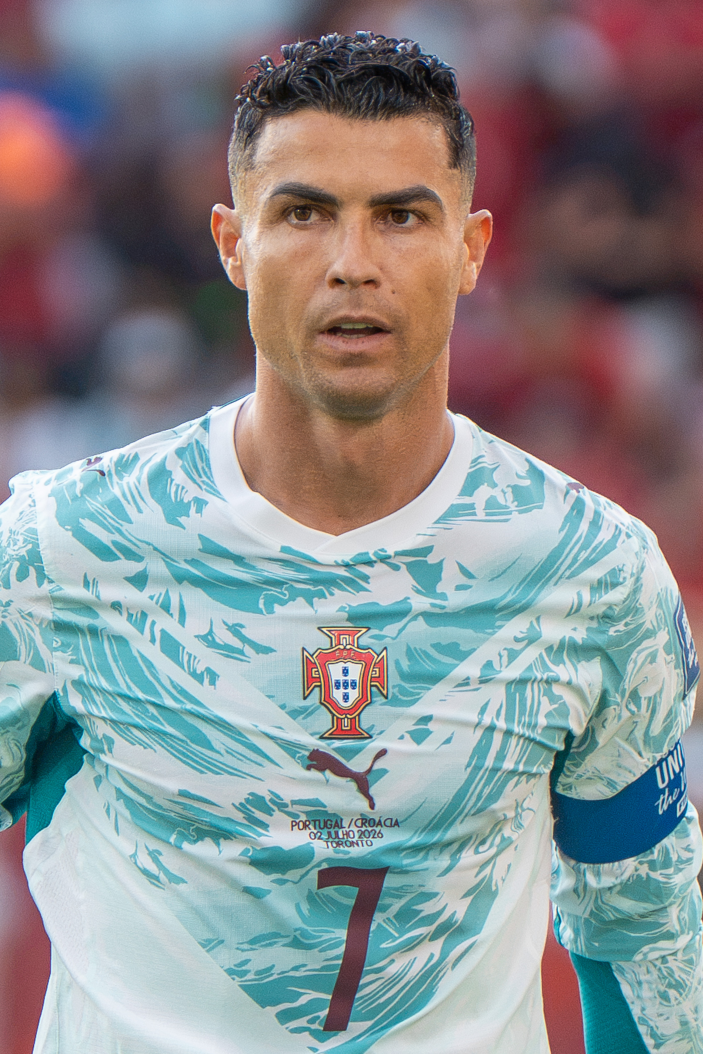
#> input picture notebooks_JuanDavidCorrea/imagen.jpg, 2812 x 4215 px, given in place of the camera (shown at 1/4 size)
$ jupyter execute --allow-errors 05_rl_autoreconocimiento_rostro.ipynb   (text cells are left out)
#> lines starting #> are read from the running program, lines starting #| are printed output that depends on the picture
[cell 1]
# Recomendado para el camino clásico con Haar cascades:
# !pip install "opencv-python<5"
#
# Si ya tienes OpenCV 5.x, no hace falta bajar de versión: la celda de
# percepción usa YuNet (DNN) o la región central del frame.

[cell 2]
import time
import numpy as np
import matplotlib.pyplot as plt

try:
    import cv2
    CV2_OK = True
    print('OpenCV', cv2.__version__)
except ImportError:
    CV2_OK = False
    print('OpenCV no disponible -> el notebook usará MODO SIMULACIÓN '
          '(instala opencv-python para usar la cámara)')

rng = np.random.default_rng(7)

TINTA, TINTA_SUAVE = '#22252a', '#6b7280'
AZUL, NARANJA, VERDE = '#2f6fd0', '#c2410c', '#166534'

# --- Configuración del problema -------------------------------------------
TAM = 48                # las caras se normalizan a 48x48 en escala de grises
N_PCA = 30              # dimensión del estado
ACCIONES = ['no soy yo', 'SOY YO', 'no estoy seguro']
R_ACIERTO, R_ERROR, R_ABSTENCION = 1.0, -1.0, -0.1

[cell 3]
import os
import urllib.request

RUTA_YUNET = 'face_detection_yunet_2023mar.onnx'
URL_YUNET = ('https://github.com/opencv/opencv_zoo/raw/main/models/'
             'face_detection_yunet/face_detection_yunet_2023mar.onnx')


# [7 lines left out: function descargar_yunet, not called in this run]


def crear_detector():
    """Devuelve (backend, objeto) con el mejor detector disponible."""
    if not CV2_OK:
        return 'ninguno', None

    # 1) Haar cascade (OpenCV 4.x)
    if hasattr(cv2, 'CascadeClassifier'):
        ruta = os.path.join(cv2.data.haarcascades,
                            'haarcascade_frontalface_default.xml')
        if os.path.exists(ruta):
            casc = cv2.CascadeClassifier(ruta)
            if not casc.empty():
                return 'haar', casc

    # 2) YuNet DNN (OpenCV 5.x) — requiere descargar_yunet()
    if hasattr(cv2, 'FaceDetectorYN') and os.path.exists(RUTA_YUNET):
        det = cv2.FaceDetectorYN.create(RUTA_YUNET, '', (320, 320), 0.7, 0.3, 500)
        return 'yunet', det

    # 3) Sin detector: se usa el cuadro central del frame
    return 'centro', None


BACKEND, DETECTOR = crear_detector()
print(f'Detector de rostros: {BACKEND}')
if BACKEND == 'centro' and CV2_OK:
    print('  -> sin detector real: se usará la región central del frame.')
    print('     Ejecuta descargar_yunet() y luego: BACKEND, DETECTOR = crear_detector()')
    print('     o instala opencv-python<5 para usar Haar cascades.')


# [4 lines left out: function _caja_central, not called in this run]


def detectar_rostros(frame_bgr):
    """Devuelve la lista de cajas (x, y, w, h) de los rostros del frame."""
    if BACKEND == 'haar':
        gris = cv2.equalizeHist(cv2.cvtColor(frame_bgr, cv2.COLOR_BGR2GRAY))
        return list(DETECTOR.detectMultiScale(gris, scaleFactor=1.15,
                                              minNeighbors=6, minSize=(90, 90)))

    if BACKEND == 'yunet':
        h, w = frame_bgr.shape[:2]
        DETECTOR.setInputSize((w, h))
        _, caras = DETECTOR.detect(frame_bgr)
        if caras is None:
            return []
        return [tuple(int(v) for v in c[:4]) for c in caras]

    return _caja_central(frame_bgr)


def recortar_normalizar(frame_bgr, caja):
    """Recorta el rostro y lo lleva a un vector 48x48 normalizado (percepción)."""
    x, y, w, h = (int(v) for v in caja)
    h_img, w_img = frame_bgr.shape[:2]
    x, y = max(0, x), max(0, y)
    w, h = min(w, w_img - x), min(h, h_img - y)
    gris = cv2.cvtColor(frame_bgr, cv2.COLOR_BGR2GRAY)
    cara = cv2.resize(gris[y:y + h, x:x + w], (TAM, TAM),
                      interpolation=cv2.INTER_AREA)
    cara = cv2.equalizeHist(cara)                 # robustez a la iluminación
    return cara.astype(np.float32).ravel() / 255.0

[cell 4]
def capturar(n_objetivo=60, etiqueta='mias', camara=0, automatico=True, pausa=0.08):
    """Captura n_objetivo rostros desde la cámara incorporada.

    automatico=True guarda cada rostro detectado; False espera la tecla 'c'.
    Devuelve un array (n, TAM*TAM) de vectores de percepción.
    """
    if not CV2_OK:
        raise RuntimeError('Se requiere opencv-python para usar la cámara')

    cap = cv2.VideoCapture(camara, cv2.CAP_DSHOW)   # CAP_DSHOW: cámara integrada en Windows
    if not cap.isOpened():
        raise RuntimeError('No se pudo abrir la cámara')

    muestras = []
    modo = 'auto' if automatico else "tecla 'c'"
    try:
        while len(muestras) < n_objetivo:
            ok, frame = cap.read()
            if not ok:
                break
            frame = cv2.flip(frame, 1)
            cajas = detectar_rostros(frame)

            for (x, y, w, h) in cajas[:1]:                     # solo el rostro principal
                cv2.rectangle(frame, (x, y), (x + w, y + h), (208, 111, 47), 2)

            cv2.putText(frame, f'[{etiqueta}] {len(muestras)}/{n_objetivo}  '
                               f"{modo} | 'q' salir",
                        (12, 28), cv2.FONT_HERSHEY_SIMPLEX, 0.6, (255, 255, 255), 2)
            cv2.imshow('Captura de muestras', frame)
            tecla = cv2.waitKey(1) & 0xFF

            if tecla == ord('q'):
                break
            if len(cajas) and (automatico or tecla == ord('c')):
                muestras.append(recortar_normalizar(frame, cajas[0]))
                if automatico:
                    time.sleep(pausa)                          # variedad entre frames
    finally:
        cap.release()
        cv2.destroyAllWindows()
        for _ in range(4):
            cv2.waitKey(1)

    print(f'Capturadas {len(muestras)} muestras de "{etiqueta}"')
    return np.array(muestras, dtype=np.float32)

[cell 5]
# --- Modo simulación: rostros sintéticos para que el notebook corra sin cámara ---
# [16 lines left out: function rostros_sinteticos, not called in this run]


USAR_CAMARA = CV2_OK      # ponlo en False para forzar el modo simulación

if USAR_CAMARA:
    print('Mírate a la cámara y muévete un poco...')
    X_mias = capturar(60, 'mias')
#> in capturar, frame is the input picture: shape (4215, 2812, 3); mean B, G, R 143, 140, 136.2
#> in capturar, `frame = cv2.flip(frame, 1)`:
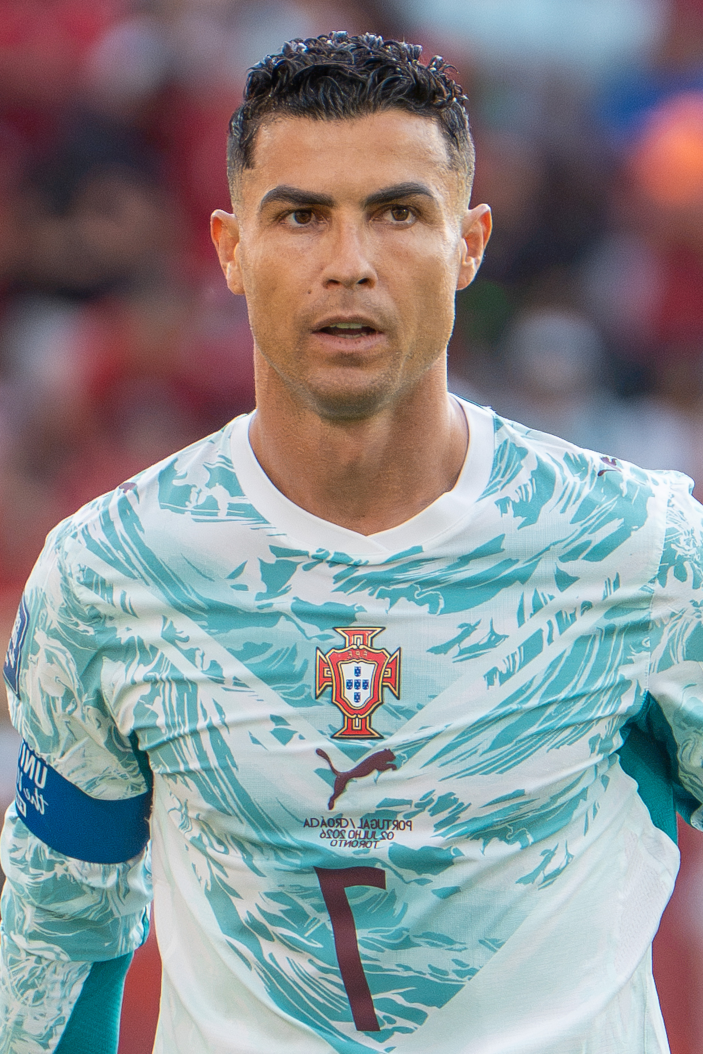
#> frame: shape (4215, 2812, 3) (shown at 1/4 size); mean B, G, R 143, 140, 136.2
#> in detectar_rostros, `gris = cv2.equalizeHist(cv2.cvtColor(frame_bgr, cv2.COLOR_BGR2GRAY))`:
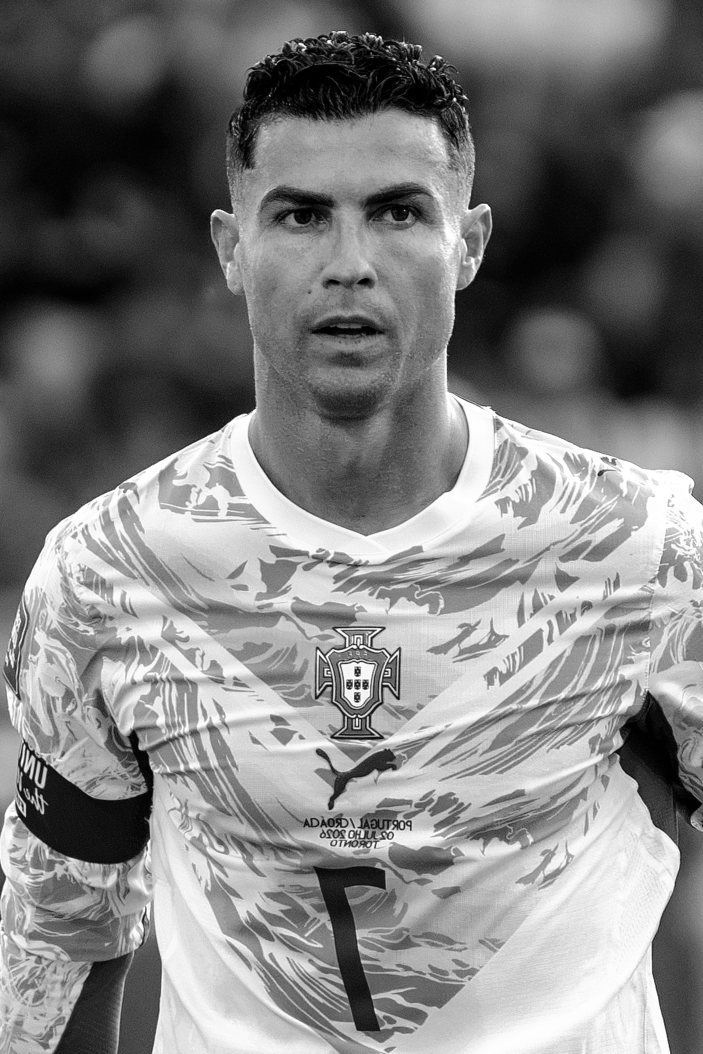
#> gris: shape (4215, 2812) (shown at 1/4 size); min 0, max 255, mean 128.1
#> in capturar, `cajas = detectar_rostros(frame)`: cajas = [[842, 425, 1110, 1110]]
#> the loop in capturar, `for (x, y, w, h) in cajas[:1]:` made 1 pass
#> (key q is pressed here)
    print('\nAhora muestra OTRO rostro (compañero, foto en el celular)...')
    X_otras = capturar(60, 'otras')
#> the loop in capturar (call 2), `for (x, y, w, h) in cajas[:1]:` made 1 pass
#> (key x is pressed here)
#> in recortar_normalizar, `x, y, w, h = (int(v) for v in caja)`: x = 842; y = 425; w = 1110
#> in recortar_normalizar, `gris = cv2.cvtColor(frame_bgr, cv2.COLOR_BGR2GRAY)`:
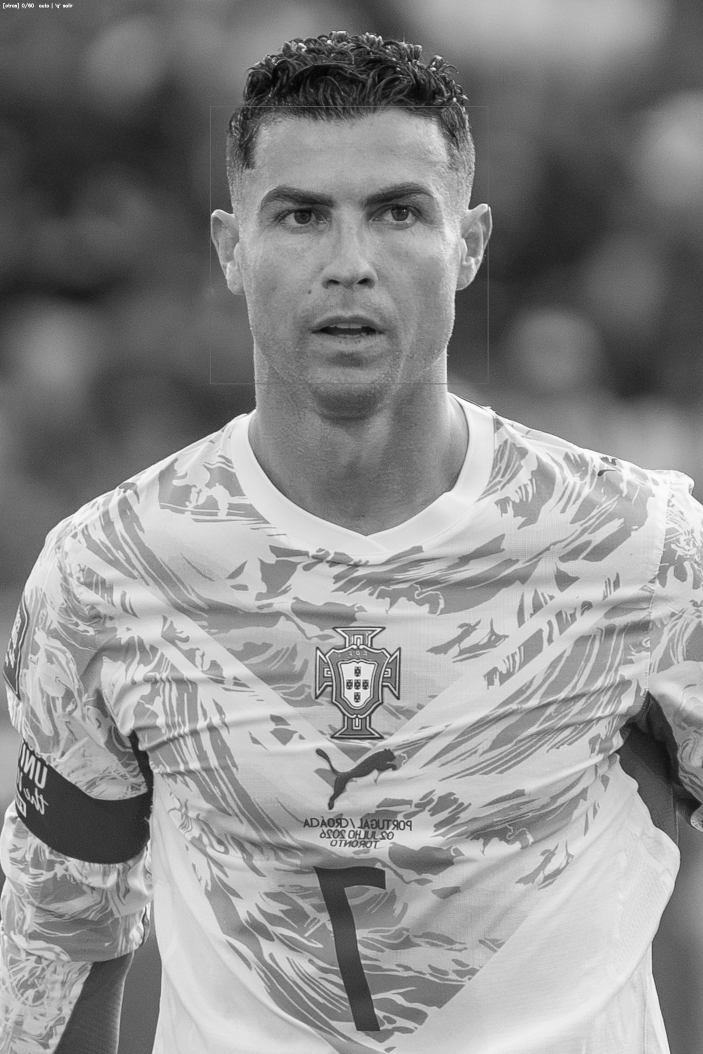
#> gris: shape (4215, 2812) (shown at 1/4 size); min 2, max 255, mean 139.2
#> in recortar_normalizar, `cara = cv2.resize(gris[y:y + h, x:x + w], (TAM, TAM), interpolation=cv..`:
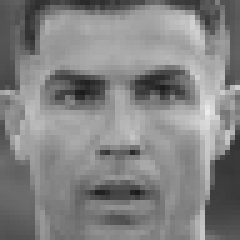
#> cara: shape (48, 48) (shown 5 times larger); min 27, max 235, mean 130.7
#> in recortar_normalizar, `cara = cv2.equalizeHist(cara)`:
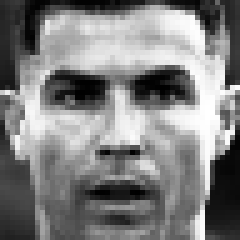
#> cara: shape (48, 48) (shown 5 times larger); min 0, max 255, mean 128.6
#| Capturadas 4 muestras de "otras"
else:
    X_mias = rostros_sinteticos(60, clase=1)
    X_otras = rostros_sinteticos(60, clase=0)
    print('MODO SIMULACIÓN: 60 + 60 rostros sintéticos generados')

#> (the rest of this cell did not finish here and is left out)

[cell 6]
# Vista rápida de lo que "ve" el agente
fig, axes = plt.subplots(2, 8, figsize=(11, 3.1))
#> (the rest of this cell did not finish here and is left out)

[cell 7]
class PCA:
    """PCA por SVD, con blanqueo, implementada a mano."""

    # [7 lines left out: function fit, not called in this run]

    def transform(self, X):
        X = np.atleast_2d(X)
        return ((X - self.media) @ self.comp.T) / self.escala


# separación entrenamiento / prueba (la prueba nunca se usa para aprender)
#> (the rest of this cell did not finish here and is left out)

[cell 8]
class AgenteRostro:
    def __init__(self, dim, n_acciones=3, alpha=0.30, eps=1.0,
                 eps_min=0.02, eps_decay=0.9985):
        self.W = np.zeros((n_acciones, dim + 1))
        self.alpha, self.eps = alpha, eps
        self.eps_min, self.eps_decay = eps_min, eps_decay
        self.n_acciones = n_acciones

    @staticmethod
    def phi(s):
        return np.append(np.ravel(s), 1.0)

    def q(self, s):
        return self.W @ self.phi(s)

    # [12 lines left out: functions actuar, aprender, not called in this run]

    def decaer(self):
        self.eps = max(self.eps_min, self.eps * self.eps_decay)

    # [11 lines left out: functions confianza, recompensa, not called in this run]


print('Agente definido:', ACCIONES)

[cell 9]
EPISODIOS = 3000
agente = AgenteRostro(N_PCA, alpha=0.30, eps=1.0, eps_decay=0.9985)

hist_r, hist_ok, hist_eps, hist_err = [], [], [], []

print(f'{"episodio":>9} | {"epsilon":>7} | {"recomp(100)":>11} | '
      f'{"acierto(100)":>12} | {"|error TD|":>10}')
print('-' * 62)

#> (the rest of this cell did not finish here and is left out)

[cell 10]
def media_movil(x, k=100):
    x = np.asarray(x, float)
    return x if len(x) < k else np.convolve(x, np.ones(k) / k, mode='valid')


fig, axes = plt.subplots(1, 3, figsize=(13, 3.6))
series = [
    (media_movil(hist_r), 'Recompensa media', 'Recompensa por episodio (media móvil 100)'),
    (media_movil(hist_ok), 'Tasa de acierto', 'Aciertos del agente (media móvil 100)'),
    (media_movil(hist_err), '|error TD|', 'Error de valor: Q converge'),
]
for ax, (y, etiqueta_y, titulo) in zip(axes, series):
    ax.plot(range(len(y)), y, color=AZUL, linewidth=2.0)
    ax.set_title(titulo, fontsize=10.5, color=TINTA)
    ax.set_xlabel('Episodio', fontsize=9, color=TINTA_SUAVE)
    ax.set_ylabel(etiqueta_y, fontsize=9, color=TINTA_SUAVE)
    ax.grid(color='#e5e7eb', linewidth=0.8)
    ax.set_axisbelow(True)
    ax.tick_params(labelsize=8, colors=TINTA_SUAVE)
    for lado in ('top', 'right'):
        ax.spines[lado].set_visible(False)
axes[0].axhline(1.0, color=NARANJA, linestyle='--', linewidth=1.3)
axes[0].text(len(series[0][0]) * 0.45, 0.86, 'máximo posible = 1.0',
             fontsize=8.5, color=NARANJA)
plt.tight_layout()
plt.show()
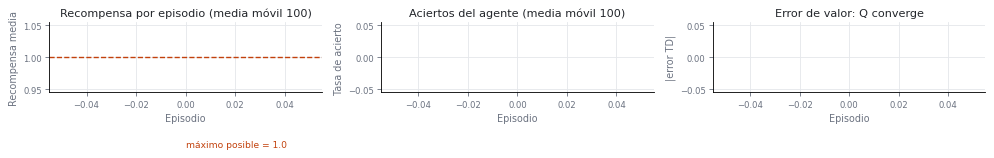
#> figure drawn by matplotlib, 3 panels
